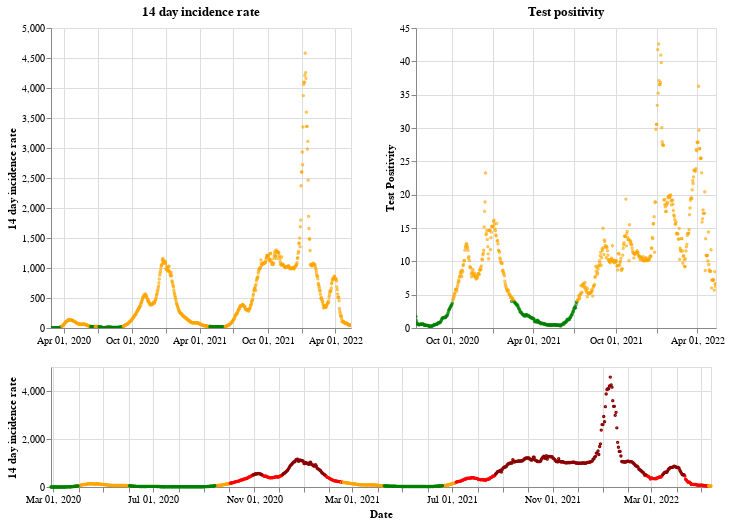

Notebook cell for this chart:
### Markdown cell above
## Wales

### Code cell
plot_traffic_light('Wales')

### Figure 1 — Vega-Lite specification as saved in the notebook (floating-point values rounded to 4 significant figures; data arrays with more than 128 entries replaced by an {"elided": "..."} marker saying what was removed)
{"config": {"view": {"continuousWidth": 400, "continuousHeight": 300}}, "vconcat": [{"hconcat": [{"mark": {"type": "point", "size": 2}, "encoding": {"color": {"condition": {"value": "green", "test": "(datum.twoWeeklyCasesRate <= 25)"}, "value": "orange"}, "tooltip": [{"type": "nominal", "field": "areaName"}, {"type": "temporal", "field": "date"}, {"type": "quantitative", "field": "twoWeeklyCasesRate"}, {"type": "quantitative", "field": "testPositivity"}], "x": {"type": "temporal", "axis": {"title": ""}, "field": "date", "scale": {"domain": {"selection": "DateBrush"}}, "timeUnit": "yearmonthdate"}, "y": {"type": "quantitative", "axis": {"title": "14 day incidence rate"}, "field": "twoWeeklyCasesRate"}}, "title": "14 day incidence rate", "width": 300}, {"mark": {"type": "point", "size": 2}, "encoding": {"color": {"condition": {"value": "green", "test": "(datum.testPositivity <= 4)"}, "value": "orange"}, "tooltip": [{"type": "nominal", "field": "areaName"}, {"type": "temporal", "field": "date"}, {"type": "quantitative", "field": "twoWeeklyCasesRate"}, {"type": "quantitative", "field": "testPositivity"}], "x": {"type": "temporal", "axis": {"title": ""}, "field": "date", "scale": {"domain": {"selection": "DateBrush"}}, "timeUnit": "yearmonthdate"}, "y": {"type": "quantitative", "axis": {"title": "Test Positivity"}, "field": "testPositivity"}}, "title": "Test positivity", "width": 300}]}, {"layer": [{"mark": {"type": "point", "size": 2}, "encoding": {"color": {"condition": {"value": "orange", "test": "(((datum.testPositivity < 4) && (datum.twoWeeklyCasesRate >= 50)) && (datum.twoWeeklyCasesRate < 200))"}, "value": "red"}, "opacity": {"condition": {"value": 1, "test": "((datum.twoWeeklyCasesRate >= 50) && (datum.twoWeeklyCasesRate < 500))"}, "value": 0}, "tooltip": [{"type": "nominal", "field": "areaName"}, {"type": "temporal", "field": "date"}, {"type": "quantitative", "field": "twoWeeklyCasesRate"}, {"type": "quantitative", "field": "testPositivity"}], "x": {"type": "temporal", "axis": {"title": "Date"}, "field": "date", "timeUnit": "yearmonthdate"}, "y": {"type": "quantitative", "axis": {"title": "14 day incidence rate"}, "field": "twoWeeklyCasesRate"}}, "selection": {"DateBrush": {"type": "interval", "encodings": ["x"], "fields": ["Time"]}}}, {"mark": {"type": "point", "size": 2}, "encoding": {"color": {"value": "darkred"}, "opacity": {"condition": {"value": 1, "test": "(datum.twoWeeklyCasesRate >= 500)"}, "value": 0}, "tooltip": [{"type": "nominal", "field": "areaName"}, {"type": "temporal", "field": "date"}, {"type": "quantitative", "field": "twoWeeklyCasesRate"}, {"type": "quantitative", "field": "testPositivity"}], "x": {"type": "temporal", "axis": {"title": "Date"}, "field": "date", "timeUnit": "yearmonthdate"}, "y": {"type": "quantitative", "axis": {"title": "14 day incidence rate"}, "field": "twoWeeklyCasesRate"}}}, {"mark": {"type": "point", "size": 2}, "encoding": {"color": {"condition": {"value": "green", "test": "((datum.testPositivity < 4) && (datum.twoWeeklyCasesRate < 50))"}, "value": "orange"}, "opacity": {"condition": {"value": 1, "test": "(datum.twoWeeklyCasesRate < 50)"}, "value": 0}, "tooltip": [{"type": "nominal", "field": "areaName"}, {"type": "temporal", "field": "date"}, {"type": "quantitative", "field": "twoWeeklyCasesRate"}, {"type": "quantitative", "field": "testPositivity"}], "x": {"type": "temporal", "axis": {"title": "Date"}, "field": "date", "timeUnit": "yearmonthdate"}, "y": {"type": "quantitative", "axis": {"title": "14 day incidence rate"}, "field": "twoWeeklyCasesRate"}}}], "height": 120, "width": 660}], "data": {"name": "data-7047e2306c9a5b93eb783452140c9fb9"}, "$schema": "https://vega.github.io/schema/vega-lite/v4.8.1.json", "datasets": {"data-7047e2306c9a5b93eb783452140c9fb9": {"elided": "807 records"}}}
